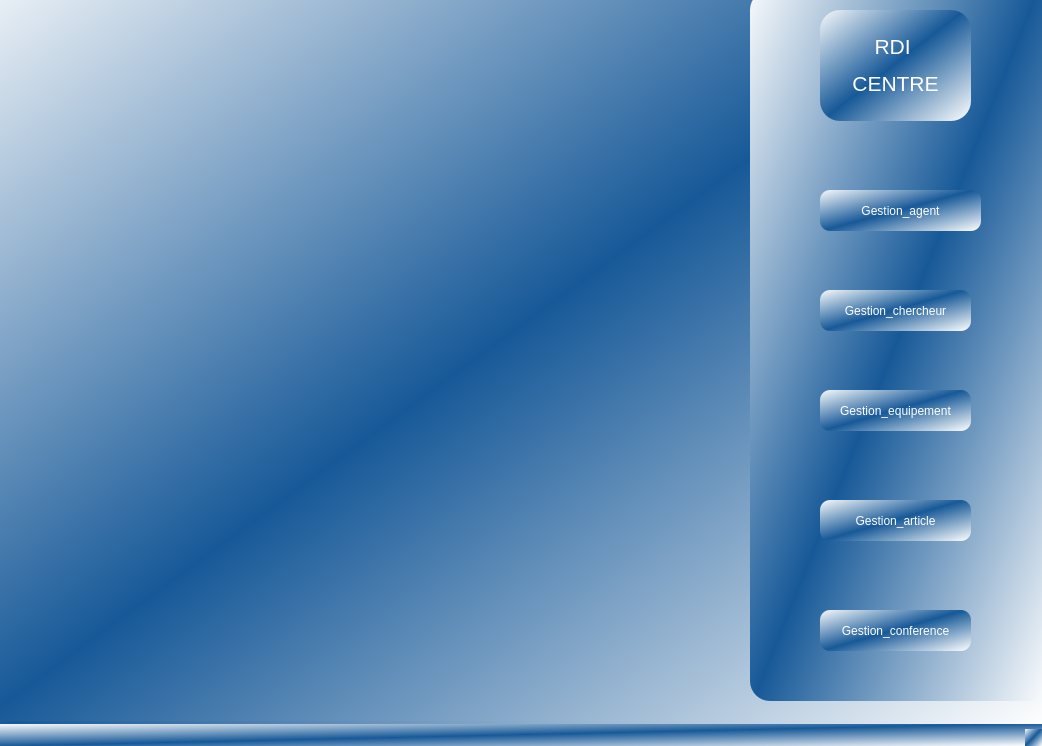
<?xml version="1.0" encoding="UTF-8"?>
<ui version="4.0">
 <class>menu</class>
 <widget class="QMainWindow" name="menu">
  <property name="geometry">
   <rect>
    <x>0</x>
    <y>0</y>
    <width>1042</width>
    <height>746</height>
   </rect>
  </property>
  <property name="windowTitle">
   <string>MainWindow</string>
  </property>
  <property name="styleSheet">
   <string notr="true">background-color: qlineargradient(spread:reflect, x1:0.478, y1:0.505682, x2:1, y2:1, stop:0 rgba(23, 89, 152, 255), stop:1 rgba(255, 255, 255, 255));</string>
  </property>
  <widget class="QWidget" name="centralwidget">
   <widget class="QLabel" name="label">
    <property name="geometry">
     <rect>
      <x>-30</x>
      <y>-30</y>
      <width>1081</width>
      <height>751</height>
     </rect>
    </property>
    <property name="text">
     <string/>
    </property>
    <property name="pixmap">
     <pixmap>cto.jpg</pixmap>
    </property>
    <property name="scaledContents">
     <bool>true</bool>
    </property>
   </widget>
   <widget class="QFrame" name="frame">
    <property name="geometry">
     <rect>
      <x>750</x>
      <y>-10</y>
      <width>301</width>
      <height>711</height>
     </rect>
    </property>
    <property name="styleSheet">
     <string notr="true"> border-radius: 20px;</string>
    </property>
    <property name="frameShape">
     <enum>QFrame::StyledPanel</enum>
    </property>
    <property name="frameShadow">
     <enum>QFrame::Raised</enum>
    </property>
    <widget class="QLabel" name="label_2">
     <property name="geometry">
      <rect>
       <x>70</x>
       <y>20</y>
       <width>151</width>
       <height>111</height>
      </rect>
     </property>
     <property name="text">
      <string>&lt;html&gt;&lt;head/&gt;&lt;body&gt;&lt;p align=&quot;center&quot;&gt;&lt;span style=&quot; font-size:16pt; color:#ffffff;&quot;&gt;RDI &lt;/span&gt;&lt;/p&gt;&lt;p align=&quot;center&quot;&gt;&lt;span style=&quot; font-size:16pt; color:#ffffff;&quot;&gt;CENTRE&lt;/span&gt;&lt;/p&gt;&lt;/body&gt;&lt;/html&gt;</string>
     </property>
    </widget>
    <widget class="QPushButton" name="pushButton_chercheur">
     <property name="geometry">
      <rect>
       <x>70</x>
       <y>300</y>
       <width>151</width>
       <height>41</height>
      </rect>
     </property>
     <property name="styleSheet">
      <string notr="true">*{color:white;
     border-radius: 10px;}
QPushButton:hover { 
background-color: #81a6ce; }</string>
     </property>
     <property name="text">
      <string>Gestion_chercheur</string>
     </property>
    </widget>
    <widget class="QPushButton" name="pushButton_equipement">
     <property name="geometry">
      <rect>
       <x>70</x>
       <y>400</y>
       <width>151</width>
       <height>41</height>
      </rect>
     </property>
     <property name="styleSheet">
      <string notr="true">*{color:white;
     border-radius: 10px;}
QPushButton:hover { 
background-color: #81a6ce; }</string>
     </property>
     <property name="text">
      <string>Gestion_equipement</string>
     </property>
    </widget>
    <widget class="QPushButton" name="pushButton_agent">
     <property name="geometry">
      <rect>
       <x>70</x>
       <y>200</y>
       <width>161</width>
       <height>41</height>
      </rect>
     </property>
     <property name="styleSheet">
      <string notr="true">*{color:white;
     border-radius: 10px;}
QPushButton:hover { 
background-color: #81a6ce; }</string>
     </property>
     <property name="text">
      <string>Gestion_agent</string>
     </property>
    </widget>
    <widget class="QPushButton" name="pushButton_article">
     <property name="geometry">
      <rect>
       <x>70</x>
       <y>510</y>
       <width>151</width>
       <height>41</height>
      </rect>
     </property>
     <property name="styleSheet">
      <string notr="true">*{color:white;
     border-radius: 10px;}
QPushButton:hover { 
background-color: #81a6ce; }</string>
     </property>
     <property name="text">
      <string>Gestion_article</string>
     </property>
    </widget>
    <widget class="QPushButton" name="pushButton_coference">
     <property name="geometry">
      <rect>
       <x>70</x>
       <y>620</y>
       <width>151</width>
       <height>41</height>
      </rect>
     </property>
     <property name="styleSheet">
      <string notr="true">*{color:white;
     border-radius: 10px;}
QPushButton:hover { 
background-color: #81a6ce; }</string>
     </property>
     <property name="text">
      <string>Gestion_conference</string>
     </property>
    </widget>
   </widget>
  </widget>
  <widget class="QMenuBar" name="menubar">
   <property name="geometry">
    <rect>
     <x>0</x>
     <y>0</y>
     <width>1042</width>
     <height>26</height>
    </rect>
   </property>
  </widget>
  <widget class="QStatusBar" name="statusbar"/>
 </widget>
 <resources/>
 <connections/>
</ui>
